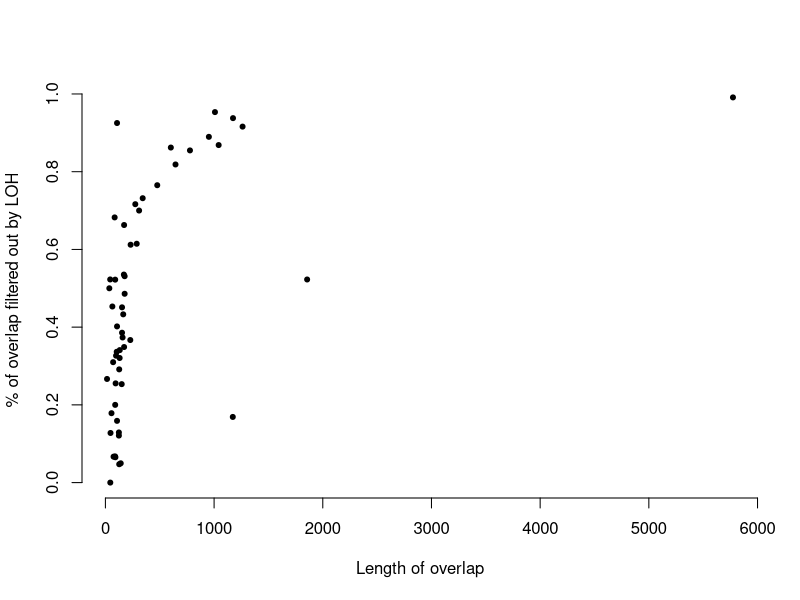
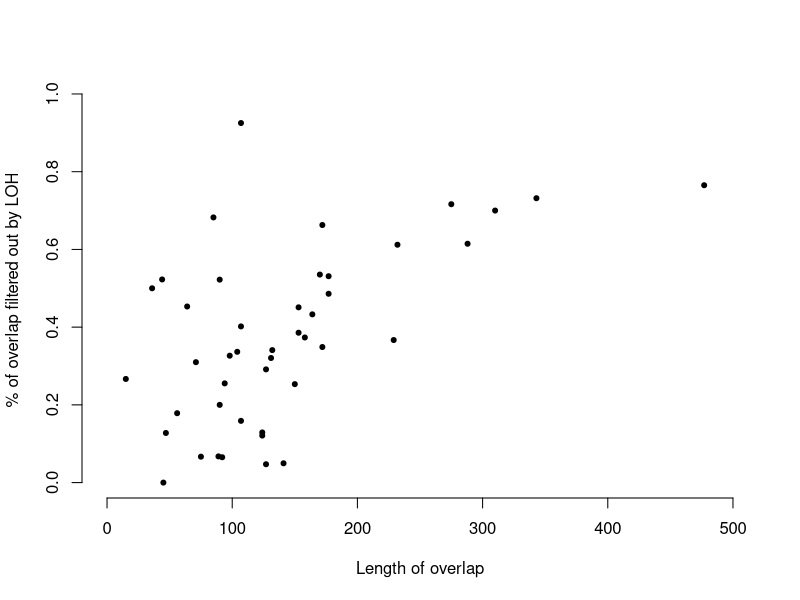
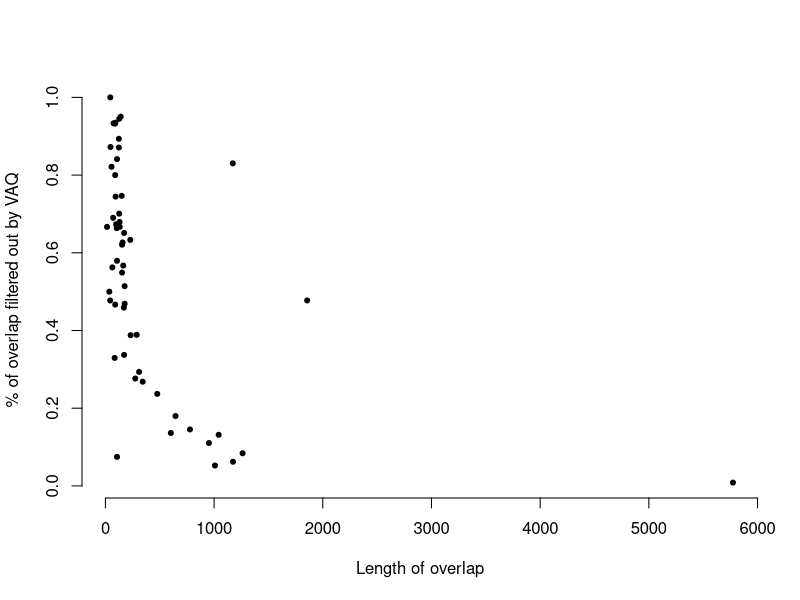
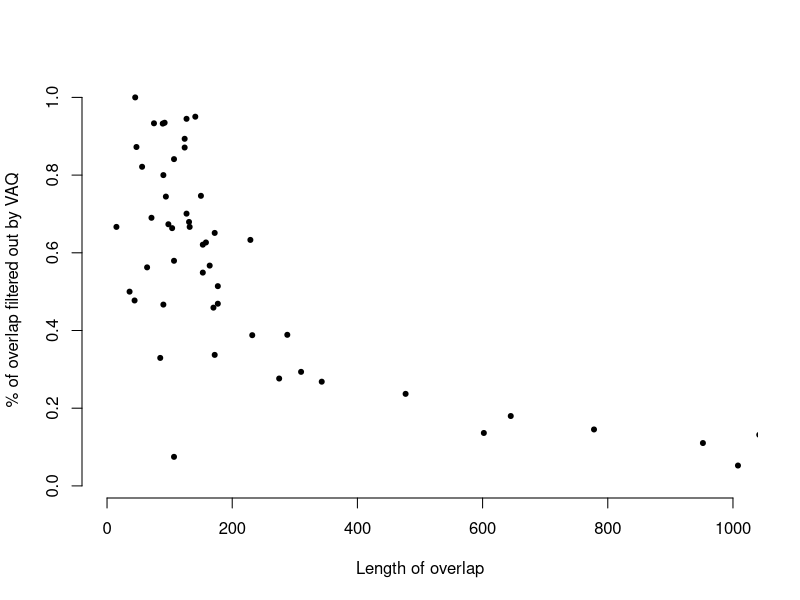
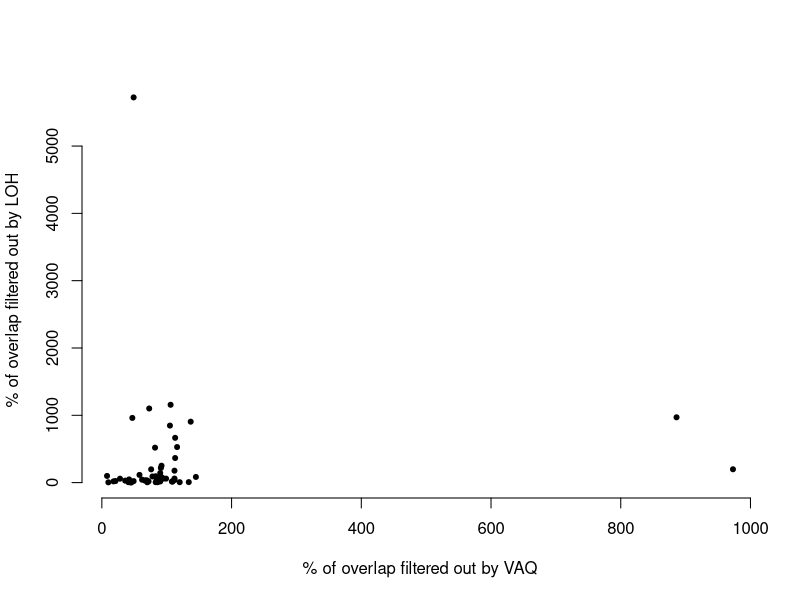
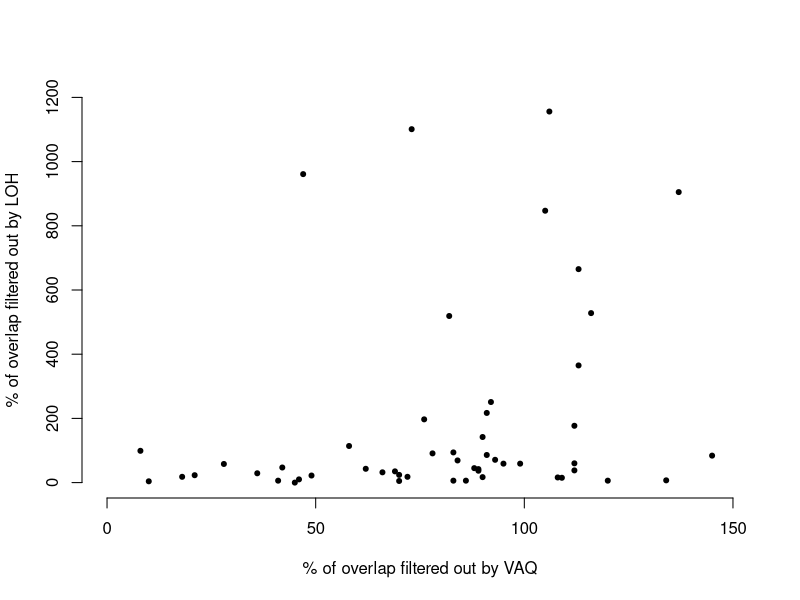

Here is the R script that generated these plots, in order:
# the purpose of this script is to make some figures...

## 1. For LOH, VAQ, plot size of overlap (x-axis) against percent of overlap removed by relevant filter (y-axis)

overlap_data = read.table( "../FIGURE_DATA/STD40_unfiltered_overlap.txt", header=T )
filter_data = read.table( "../FIGURE_DATA/overlap_numbers_excluded_by_filter_MUTATION_CALLS_STD40.txt", header=T )

all_data <- merge( overlap_data, filter_data, by="SAMPLE" )

# LOH (filter 7)
LOH_vars = c( "OVERLAP", "FILT_7_COUNT" )
LOH_data = all_data[ LOH_vars ]
FILT_7_PERCENT_new = LOH_data$FILT_7_COUNT / LOH_data$OVERLAP
LOH_data$FILT_7_PERCENT_new = FILT_7_PERCENT_new

png( "/Users/dakota/Desktop/FIG_RD/LOH_all.png" )
par(bty='n')
plot( LOH_data$OVERLAP, LOH_data$FILT_7_PERCENT_new, xlab="Length of overlap", ylab="% of overlap filtered out by LOH", pch=20 )
dev.off()

png( "/Users/dakota/Desktop/FIG_RD/LOH_partial.png" )
par(bty='n')
plot( LOH_data$OVERLAP, LOH_data$FILT_7_PERCENT_new, xlim=c( 0, 500 ), xlab="Length of overlap", ylab="% of overlap filtered out by LOH", pch=20 )
dev.off()

# VAQ (filter 5)
VAQ_vars = c( "OVERLAP", "FILT_5_PERCENT" )
VAQ_data = all_data[ VAQ_vars ]

png( "/Users/dakota/Desktop/FIG_RD/VAQ_all.png" )
par(bty='n')
plot( VAQ_data$OVERLAP, VAQ_data$FILT_5_PERCENT, xlab="Length of overlap", ylab="% of overlap filtered out by VAQ", pch=20 )
dev.off()

png( "/Users/dakota/Desktop/FIG_RD/VAQ_partial.png" )
par(bty='n')
plot( VAQ_data$OVERLAP, VAQ_data$FILT_5_PERCENT, xlim=c( 0, 1000 ), xlab="Length of overlap", ylab="% of overlap filtered out by VAQ", pch=20 )
dev.off()

## 2. Plot LOH against VAQ: are they removing the same thing? 

compare_vars = c( "FILT_5_COUNT", "FILT_7_COUNT" )
comparison_data = all_data[ compare_vars ]

png( "/Users/dakota/Desktop/FIG_RD/LOHvVAQ_all.png" )
par(bty='n')
plot( comparison_data$FILT_5_COUNT , comparison_data$FILT_7_COUNT, xlab="% of overlap filtered out by VAQ", ylab="% of overlap filtered out by LOH", pch=20 )
dev.off()

png( "/Users/dakota/Desktop/FIG_RD/LOHvVAQ_partial.png" )
par(bty='n')
plot( comparison_data$FILT_5_COUNT , comparison_data$FILT_7_COUNT, xlim=c( 0, 150 ), ylim=c( 0, 1200 ), xlab="% of overlap filtered out by VAQ", ylab="% of overlap filtered out by LOH", pch=20 )
dev.off()

## 2.5 Instead of just looking at quantity, can we look at whether or not they are the same mutations being filtered by each filter? (this is a python script that I will feed into this point... when everyone in lab SHUTS THE FUCK UP. ALL OF YOU. SHUT THE FUCK UP.

## 3. What I was working on, on phylocluster, figure this out tonight...